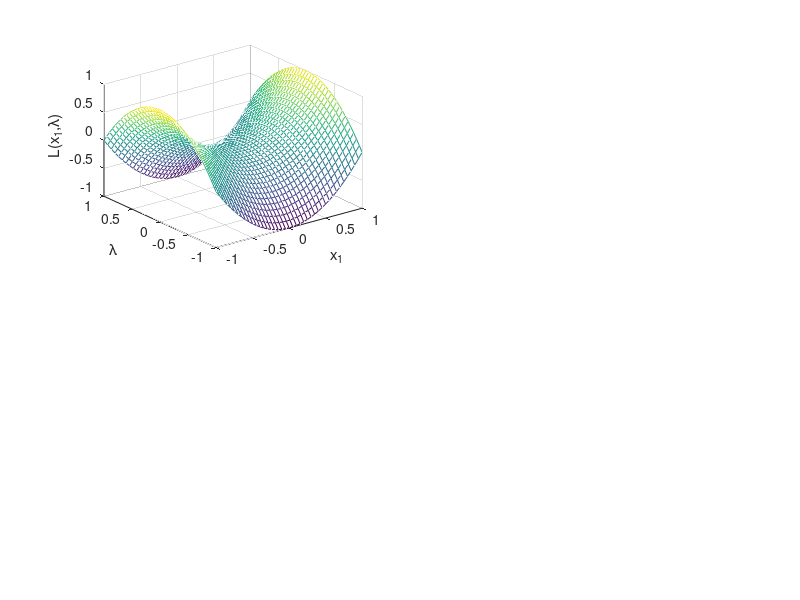
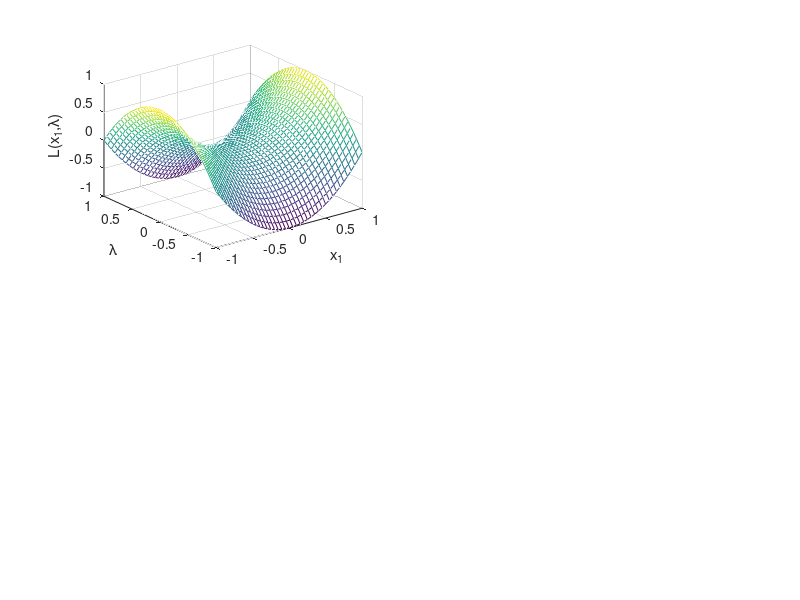

Here is the MATLAB script that generated these plots, in order:
% make a saddle plot 
% Copyright 1999 by Todd K. Moon

x2 = 2;
%$$$ x1 = [-1:.05:1];
%$$$ lambda = [-1:.05:1];
x1 = [-1:.05:1];
lambda = [-1:.05:1];
[X1,Lambda] = meshgrid(x1,lambda);
%X2 = (3*X1+1)/2;
X2 = 1;
J = X1.^2 - Lambda.^2;
%J = 2*X1.^2 + X2.^2 - 2*X1 - 6*X2 + Lambda.*(3*X1 - 2*X2+1);
clf
subplot(2,2,1);

%axis square
mesh(X1,Lambda,J)
%set(gca,'XTick',[]);
%set(gca,'YTick',[]);
%set(gca,'ZTick',[]);
xlabel('x_1');
ylabel('\lambda')
zlabel('L(x_1,\lambda)')

print -dps ../pictures/saddle1.ps
print -deps ../pictures/saddle1.eps
